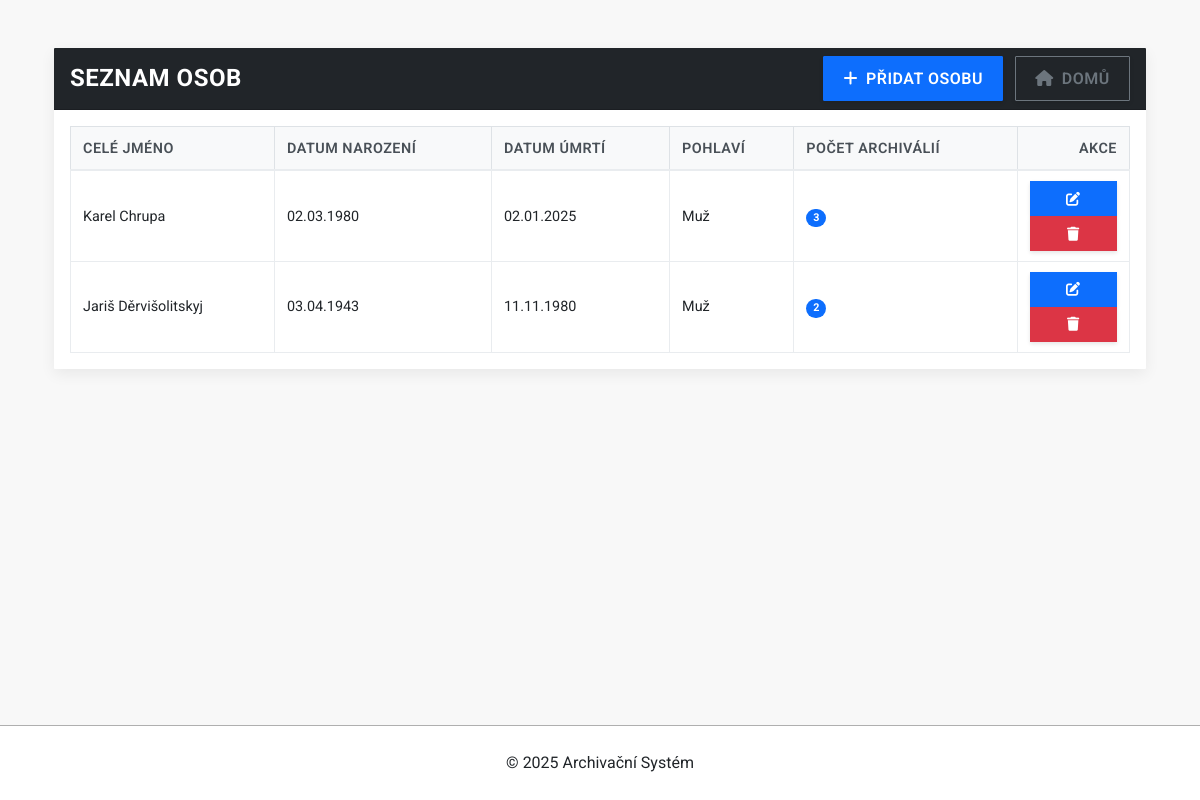
The app's page /archiv_app/osoby/ with its own data.
### archiv_app/models.py (models this page shows, shortened)
class Osoba(models.Model):
    jmeno = models.CharField(
        max_length=100,
        blank=False,
        help_text="Jméno osoby",
        verbose_name="Jméno",
        error_messages={'blank': 'Jméno osoby nesmí být prázdné.'})
    prijmeni = models.CharField(
        max_length=100,
        blank=False,
        help_text="Příjmení osoby",
        verbose_name="Příjmení",
        error_messages={'blank': 'Příjmení osoby nesmí být prázdné.'})
    narozeni = models.DateField(
        null=True, blank=True,
        help_text="Datum narození osoby",
        verbose_name="Datum narození")
    umrti = models.DateField(
        null=True, blank=True,
        help_text="Datum úmrtí osoby",
        verbose_name="Datum úmrtí")
    pohlavi = models.CharField(
        max_length=1,
        choices=[('M', 'Muž'), ('F', 'Žena')],
        blank=True, null=True,
        help_text="Pohlaví osoby",
        verbose_name="Pohlaví")
    class Meta:
        ordering = ['prijmeni', 'jmeno']
        verbose_name = "Osoba"
        verbose_name_plural = "Osoby"
    @property
    def cele_jmeno(self):
        return f"{self.jmeno} {self.prijmeni}"
    def get_archiválie_count(self):
        count = ArchivovanyObjekt.objects.filter(
            Q(osoba=self) | Q(osoby=self)
        ).distinct().count()
        return count

### archiv_app/views.py (the view)
# urls.py: path('osoby/', osoby_list_view, name='osoby_list'),
def osoby_list_view(request):
    return _generic_list_view(request, Osoba, 'archiv_app/osoby_list.html', 'osoby')

### archiv_app/views.py (called while the page is built)
def _generic_list_view(request, ModelClass: type[models.Model], template_name: str, context_object_name: str, order_by_field: str = None):
    queryset = ModelClass.objects.all()
    if order_by_field:
        queryset = queryset.order_by(order_by_field)
    context = {
        context_object_name: queryset,
    }
    return render(request, template_name, context)

### archiv_app/templates/archiv_app/osoby_list.html (shortened to what this page needs)
{% extends 'archiv_app/base.html' %}
{% block content %}
<div class="container mt-4">
    <div class="card shadow-cubic mb-4">
        <div class="card-header d-flex justify-content-between align-items-center">
            <h2 class="mb-0 fs-4">SEZNAM OSOB</h2>
            <div>
                <a href="{% url 'archiv_app:add_osoba' %}" class="btn btn-primary me-2">
                    <i class="fas fa-plus me-2"></i>PŘIDAT OSOBU
                </a>
                <a href="{% url 'archiv_app:main' %}" class="btn btn-outline-secondary">
                    <i class="fas fa-home me-2"></i>DOMŮ
                </a>
            </div>
        </div>
        <div class="card-body p-3">
            {% if osoby %}
                <div class="table-responsive">
                    <table class="table custom-minimal-table">
                        <thead>
                            <tr>
                                <th>CELÉ JMÉNO</th>
                                <th>DATUM NAROZENÍ</th>
                                <th>DATUM ÚMRTÍ</th>
                                <th>POHLAVÍ</th>
                                <th>POČET ARCHIVÁLIÍ</th>
                                <th class="actions-column">AKCE</th>
                            </tr>
                        </thead>
                        <tbody>
                            {% for osoba in osoby %}
                                <tr>
                                    <td>{{ osoba.cele_jmeno }}</td>
                                    <td>{{ osoba.narozeni|date:"d.m.Y"|default:"-" }}</td>
                                    <td>{{ osoba.umrti|date:"d.m.Y"|default:"-" }}</td>
                                    <td>{{ osoba.get_pohlavi_display|default:"-" }}</td>
                                    <td>
                                        <span class="badge bg-primary rounded-pill">{{ osoba.get_archiválie_count }}</span>
                                    </td>
                                    <td class="">
                                        <div class="">
                                            <a href="{% url 'archiv_app:edit_osoba' osoba.pk %}" class="btn btn-sm btn-primary">
                                                <i class="fas fa-edit"></i>
                                            </a>
                                            <form action="{% url 'archiv_app:delete_osoba' osoba.pk %}" method="post">
                                                <button type="submit" class="btn btn-sm btn-danger" onclick="return confirm('Opravdu si přejete smazat tuto osobu? Smazáním osoby dojde i ke smazání všech archiválií, které jsou s ní primárně spojeny!');">
                                                    <i class="fas fa-trash"></i>
                                                </button>
                                            </form>
                                        </div>
                                    </td>
                                </tr>
                            {% endfor %}
                        </tbody>
                    </table>
                </div>
            {% else %}
                <div class="text-center p-5">
                    <i class="fas fa-users fa-3x mb-3 text-secondary"></i>
                    <p class="lead">Nebyly nalezeny žádné osoby.</p>
                </div>
            {% endif %}
        </div>
    </div>
</div>
{% endblock %}

### archiv_app/static/css/main.css (style rules this page uses)
html, body { height: 100%; }
body { display: flex; flex-direction: column; min-height: 100vh; font-family: 'Roboto', 'Segoe UI', sans-serif; font-weight: 400; line-height: 1.6; background-color: #f8f8f8; }
:root { --primary-color: #002f75; --secondary-color: #0056a1; --success-color: #198754; --info-color: #000000; --warning-color: #ffc107; --danger-color: #5f0000; --light-color: #ffffff; --dark-color: #212529; --border-radius: 1px; }
h1, h2, h3, h4, h5, h6 { font-weight: 700; text-transform: uppercase; letter-spacing: 0.5px; }
.btn { border-radius: var(--border-radius); text-transform: uppercase; font-weight: 600; letter-spacing: 0.5px; padding: 0.6rem 1.2rem; box-shadow: 0 2px 4px rgba(0, 0, 0, 0.1); transition: transform 0.1s, box-shadow 0.1s; }
.card { border-radius: var(--border-radius); box-shadow: 0 4px 6px rgba(0, 0, 0, 0.1); transition: transform 0.3s, box-shadow 0.3s; border: none; }
.card-header { background-color: var(--dark-color); color: white; font-weight: 600; text-transform: uppercase; border-radius: var(--border-radius) var(--border-radius) 0 0 !important; }
.shadow-cubic { box-shadow: 0 5px 15px rgba(0, 0, 0, 0.068); }
.custom-minimal-table { width: 100%; margin-top: 0; margin-bottom: 0; border-collapse: collapse; font-size: 0.9rem; border: 1px solid #dee2e6; }
.custom-minimal-table thead th { background-color: #f8f9fa; color: #495057; font-weight: 600; text-transform: uppercase; letter-spacing: 0.5px; border-bottom-width: 2px; border-top: 1px solid #dee2e6; border-left: 1px solid #dee2e6; border-right: 1px solid #dee2e6; }
.custom-minimal-table th, .custom-minimal-table td { padding: 0.6rem 0.75rem; text-align: left; vertical-align: middle; border: 1px solid #e9ecef; }
.custom-minimal-table tbody tr:nth-child(odd) { background-color: rgba(0, 0, 0, 0.02); }
.custom-minimal-table th.actions-column, .custom-minimal-table td.actions-column { text-align: right; }
.custom-minimal-table .btn-sm { display: flex; align-items: center; justify-content: center; width: 100%; min-height: 30px; margin-top: 0; margin-bottom: 0; margin-left: 0; margin-right: 0; line-height: normal; text-align: center; white-space: nowrap; border-radius: 0; }
.custom-minimal-table .btn .fas { margin-right: 0.3rem; }
.custom-minimal-table .btn .fas:only-child { margin-right: 0; }

### records on screen
Osoba: cele_jmeno "Karel Chrupa", narozeni "02.03.1980", umrti "02.01.2025", pohlavi "Muž", get_archiválie_count "3"
Osoba: cele_jmeno "Jariš Děrvišolitskyj", narozeni "03.04.1943", umrti "11.11.1980", pohlavi "Muž", get_archiválie_count "2"
